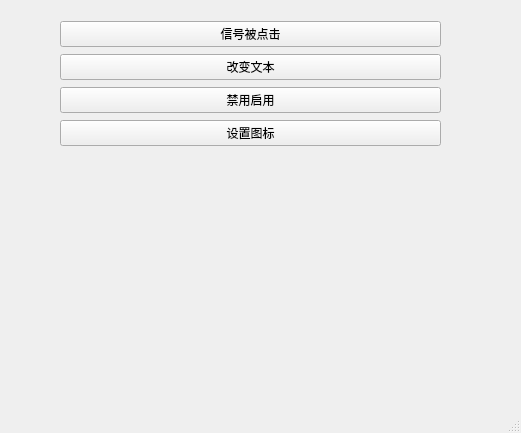
<?xml version="1.0" encoding="UTF-8"?>
<ui version="4.0">
 <class>MainWindow</class>
 <widget class="QMainWindow" name="MainWindow">
  <property name="geometry">
   <rect>
    <x>0</x>
    <y>0</y>
    <width>521</width>
    <height>433</height>
   </rect>
  </property>
  <property name="windowTitle">
   <string>MainWindow</string>
  </property>
  <widget class="QWidget" name="centralwidget">
   <widget class="QWidget" name="gridLayoutWidget">
    <property name="geometry">
     <rect>
      <x>60</x>
      <y>20</y>
      <width>381</width>
      <height>131</height>
     </rect>
    </property>
    <layout class="QGridLayout" name="gridLayout">
     <item row="0" column="0">
      <widget class="QPushButton" name="pushButton">
       <property name="text">
        <string>信号被点击</string>
       </property>
      </widget>
     </item>
     <item row="1" column="0">
      <widget class="QPushButton" name="pushButton_2">
       <property name="text">
        <string>改变文本</string>
       </property>
      </widget>
     </item>
     <item row="2" column="0">
      <widget class="QPushButton" name="pushButton_3">
       <property name="text">
        <string>禁用启用</string>
       </property>
      </widget>
     </item>
     <item row="3" column="0">
      <widget class="QPushButton" name="pushButton_4">
       <property name="text">
        <string>设置图标</string>
       </property>
      </widget>
     </item>
    </layout>
   </widget>
  </widget>
  <widget class="QMenuBar" name="menubar">
   <property name="geometry">
    <rect>
     <x>0</x>
     <y>0</y>
     <width>521</width>
     <height>22</height>
    </rect>
   </property>
  </widget>
  <widget class="QStatusBar" name="statusbar"/>
 </widget>
 <resources/>
 <connections/>
</ui>
